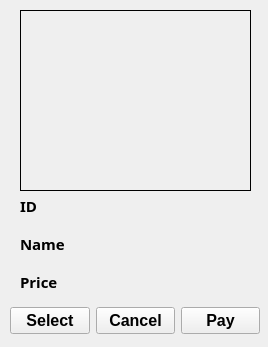
<?xml version="1.0" encoding="UTF-8"?>
<ui version="4.0">
 <class>detail</class>
 <widget class="QWidget" name="detail">
  <property name="geometry">
   <rect>
    <x>0</x>
    <y>0</y>
    <width>268</width>
    <height>347</height>
   </rect>
  </property>
  <property name="windowTitle">
   <string>Good Detail</string>
  </property>
  <widget class="QWidget" name="horizontalLayoutWidget">
   <property name="geometry">
    <rect>
     <x>20</x>
     <y>190</y>
     <width>231</width>
     <height>108</height>
    </rect>
   </property>
   <layout class="QHBoxLayout" name="horizontalLayout">
    <item>
     <layout class="QVBoxLayout" name="verticalLayout">
      <item>
       <widget class="QLabel" name="label_2">
        <property name="font">
         <font>
          <family>Segoe UI Black</family>
          <pointsize>11</pointsize>
          <bold>true</bold>
         </font>
        </property>
        <property name="text">
         <string>ID</string>
        </property>
       </widget>
      </item>
      <item>
       <widget class="QLabel" name="label">
        <property name="font">
         <font>
          <family>Segoe UI Black</family>
          <pointsize>11</pointsize>
          <bold>true</bold>
         </font>
        </property>
        <property name="text">
         <string>Name</string>
        </property>
       </widget>
      </item>
      <item>
       <widget class="QLabel" name="label_3">
        <property name="font">
         <font>
          <family>Segoe UI Black</family>
          <pointsize>11</pointsize>
          <bold>true</bold>
         </font>
        </property>
        <property name="text">
         <string>Price</string>
        </property>
       </widget>
      </item>
     </layout>
    </item>
    <item>
     <layout class="QVBoxLayout" name="verticalLayout_2">
      <item>
       <widget class="QLabel" name="ID_lable">
        <property name="font">
         <font>
          <family>Segoe Script</family>
          <pointsize>14</pointsize>
          <bold>true</bold>
         </font>
        </property>
        <property name="text">
         <string/>
        </property>
       </widget>
      </item>
      <item>
       <widget class="QLabel" name="name_lable">
        <property name="font">
         <font>
          <family>Segoe Script</family>
          <pointsize>14</pointsize>
          <bold>true</bold>
         </font>
        </property>
        <property name="text">
         <string/>
        </property>
       </widget>
      </item>
      <item>
       <widget class="QLabel" name="price_lable">
        <property name="font">
         <font>
          <family>Segoe Script</family>
          <pointsize>14</pointsize>
          <bold>true</bold>
         </font>
        </property>
        <property name="text">
         <string/>
        </property>
       </widget>
      </item>
     </layout>
    </item>
   </layout>
  </widget>
  <widget class="QWidget" name="horizontalLayoutWidget_2">
   <property name="geometry">
    <rect>
     <x>10</x>
     <y>300</y>
     <width>250</width>
     <height>41</height>
    </rect>
   </property>
   <layout class="QHBoxLayout" name="horizontalLayout_2">
    <item>
     <widget class="QPushButton" name="BTN_OK">
      <property name="font">
       <font>
        <pointsize>12</pointsize>
        <bold>true</bold>
       </font>
      </property>
      <property name="text">
       <string>Select</string>
      </property>
      <property name="icon">
       <iconset>
        <normaloff>../icon/select-icon.jpg</normaloff>../icon/select-icon.jpg</iconset>
      </property>
     </widget>
    </item>
    <item>
     <widget class="QPushButton" name="BTN_cancel">
      <property name="font">
       <font>
        <pointsize>12</pointsize>
        <bold>true</bold>
       </font>
      </property>
      <property name="text">
       <string>Cancel</string>
      </property>
      <property name="icon">
       <iconset>
        <normaloff>../icon/cancel.png</normaloff>../icon/cancel.png</iconset>
      </property>
      <property name="iconSize">
       <size>
        <width>18</width>
        <height>20</height>
       </size>
      </property>
     </widget>
    </item>
    <item>
     <widget class="QPushButton" name="BTN_OK_2">
      <property name="font">
       <font>
        <pointsize>12</pointsize>
        <bold>true</bold>
       </font>
      </property>
      <property name="text">
       <string>Pay</string>
      </property>
      <property name="icon">
       <iconset>
        <normaloff>../icon/pay.jpg</normaloff>../icon/pay.jpg</iconset>
      </property>
      <property name="iconSize">
       <size>
        <width>20</width>
        <height>20</height>
       </size>
      </property>
     </widget>
    </item>
   </layout>
  </widget>
  <widget class="QLabel" name="IMG_view">
   <property name="geometry">
    <rect>
     <x>20</x>
     <y>10</y>
     <width>231</width>
     <height>181</height>
    </rect>
   </property>
   <property name="frameShape">
    <enum>QFrame::Box</enum>
   </property>
   <property name="text">
    <string/>
   </property>
   <property name="scaledContents">
    <bool>true</bool>
   </property>
  </widget>
 </widget>
 <resources/>
 <connections/>
</ui>
